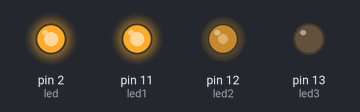
Bench run of a program on a simulated Arduino Uno, built with avr-gcc and run on an emulated ATmega328P. Parts: output pins drawn as LEDs (lit = HIGH).

Above: at 0.27 s.
At 39.75 s:
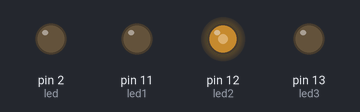
Timing chart, 0 to 40.0 s (numbered marks = the images above):
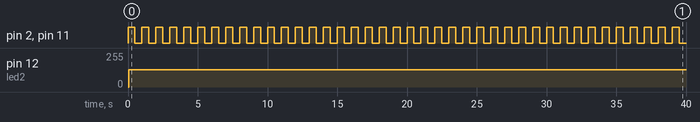

The program:

main.cpp
```cpp
#include <Arduino.h>

const int led1 = PB3;
const int led2 = PB4;
const int led3 = PB5;
// counter and compare value

const uint16_t count_n1 = 0;
const uint16_t comp_n1 = 18750;


void setup() {
  // put your setup code here, to run once:
  DDRB = 0;
  DDRB |= B00111000; // set output PB3, PB4 and PB5
  DDRD = 0;
  DDRD |= B00000100; // set output PD2
  // Timer 0
  /*
  Generate a 10KHz frequency using Timer 0
  Prescaler 64
  (16*10^6) / 256 = 62500 / 10000 =25
  */
  // Reset Timer0 control Reg A

  TCCR0A = 0;

  // Set prescaler

  TCCR0B = 0;
  TCCR0B |= B00000011; // set prescaler of 64

  // Counting and compare

  TCNT0 = 0;
  OCR0A = 124;

  // Enable Timer0 compare interrupt

  TIMSK0 = B00000010;

  // Timer 1

  // Reset Timer1 control Reg A
  TCCR1A = 0;
  // Set prescaler 256
  /*
  TCCR1B |= (1 << CS12);
  TCCR1B &= ~(1 << CS11);
  TCCR1B &= ~(1 << CS10);
  */
  TCCR1B = 0;
  TCCR1B |= B00000100;
  TCNT1 = count_n1;

  // Enable Timer1 compare interrupt using A and B vector
  // TIMSK1 = (1 << OCIE1A);
  TIMSK1 = B00000110;


}

void loop() {
  /*
  Generate 500ms using timer interrupt

  (16*10^6MHz)/256 =  62500 * 0.5 = 31250

  */
  // put your main code here, to run repeatedly:
  OCR1A = 31250;
  OCR1B = 31250;
}

ISR(TIMER0_COMPA_vect){ // Timer 0 interrupt 10KHz compare A vector
  TCNT0 = count_n1;
  PORTB ^= (1 << led2); // Toggle led PB4 every 5KHz
}

ISR(TIMER1_COMPA_vect){ // Timer 1 interrupt compare A vector
  //Reset Timer1 and set compare value
  TCNT1 = count_n1;
  PORTB ^= (1 << led1); // Toggle led pin PB3 every 1 second

}

ISR(TIMER1_COMPB_vect){ // Timer 1 interrupt compare B vector
  TCNT1 = count_n1;
  PORTD ^= (1 << PD2); // Toggle led pin PD2 every 1 second
}
```

Measured:
- by itself, pin 2 (led), pin 11 (led1): alternates HIGH for 0.50 s and LOW for 0.50 s
- by itself, pin 12 (led2): 0/255 → 128/255 at 0.04 s
